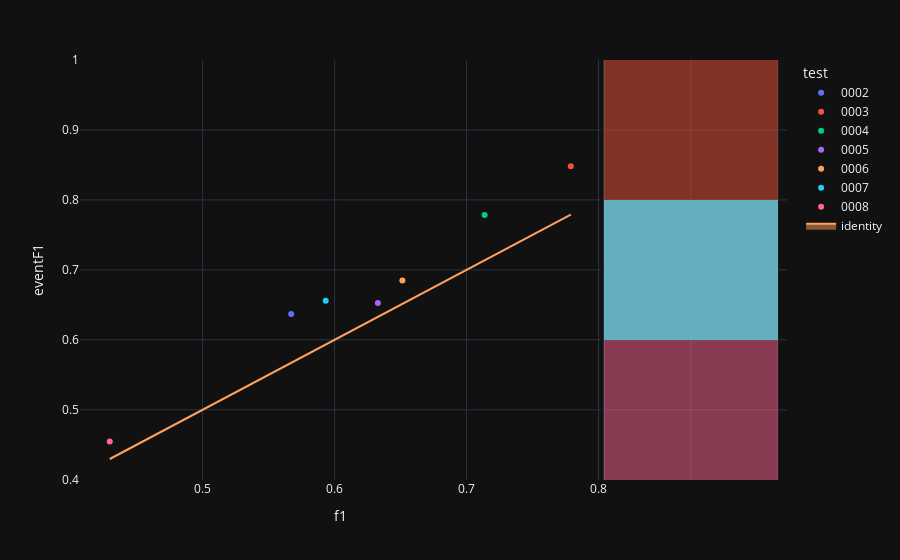

Write notebook code for a chart like this one.
### Code cell
fig=px.scatter(experimentModels,x='f1',y='eventF1',color='test',hover_name='modelId', marginal_y="histogram")
fig.add_trace(
    go.Scatter(x=experimentModels['f1'], y=experimentModels['f1'], name="identity", mode='lines',fill="toself")
)
fig.show()

### Figure 1 — Plotly figure (JSON) as saved in the notebook; plotly's stock layout.template omitted (floating-point values rounded to 4 significant figures)
{"data": [{"hovertemplate": "<b>%{hovertext}</b><br><br>test=0002<br>f1=%{x}<br>eventF1=%{y}<extra></extra>", "hovertext": ["a4659423-83e4-4da3-91b5-177fa8bc17fe"], "legendgroup": "0002", "marker": {"color": "#636efa", "symbol": "circle"}, "mode": "markers", "name": "0002", "orientation": "v", "showlegend": true, "x": [0.5671], "xaxis": "x", "y": [0.6371], "yaxis": "y", "type": "scatter"}, {"alignmentgroup": "True", "bingroup": "y", "hovertemplate": "test=0002<br>eventF1=%{y}<br>count=%{x}<extra></extra>", "legendgroup": "0002", "marker": {"color": "#636efa"}, "name": "0002", "offsetgroup": "0002", "opacity": 0.5, "showlegend": false, "xaxis": "x2", "y": [0.6371], "yaxis": "y2", "type": "histogram"}, {"hovertemplate": "<b>%{hovertext}</b><br><br>test=0003<br>f1=%{x}<br>eventF1=%{y}<extra></extra>", "hovertext": ["ad3be387-5be4-4e8e-b57d-072003b617d3"], "legendgroup": "0003", "marker": {"color": "#EF553B", "symbol": "circle"}, "mode": "markers", "name": "0003", "orientation": "v", "showlegend": true, "x": [0.779], "xaxis": "x", "y": [0.8481], "yaxis": "y", "type": "scatter"}, {"alignmentgroup": "True", "bingroup": "y", "hovertemplate": "test=0003<br>eventF1=%{y}<br>count=%{x}<extra></extra>", "legendgroup": "0003", "marker": {"color": "#EF553B"}, "name": "0003", "offsetgroup": "0003", "opacity": 0.5, "showlegend": false, "xaxis": "x2", "y": [0.8481], "yaxis": "y2", "type": "histogram"}, {"hovertemplate": "<b>%{hovertext}</b><br><br>test=0004<br>f1=%{x}<br>eventF1=%{y}<extra></extra>", "hovertext": ["8bcbbc8b-b83e-4b97-8f7c-0dd0760680e7"], "legendgroup": "0004", "marker": {"color": "#00cc96", "symbol": "circle"}, "mode": "markers", "name": "0004", "orientation": "v", "showlegend": true, "x": [0.7137], "xaxis": "x", "y": [0.7786], "yaxis": "y", "type": "scatter"}, {"alignmentgroup": "True", "bingroup": "y", "hovertemplate": "test=0004<br>eventF1=%{y}<br>count=%{x}<extra></extra>", "legendgroup": "0004", "marker": {"color": "#00cc96"}, "name": "0004", "offsetgroup": "0004", "opacity": 0.5, "showlegend": false, "xaxis": "x2", "y": [0.7786], "yaxis": "y2", "type": "histogram"}, {"hovertemplate": "<b>%{hovertext}</b><br><br>test=0005<br>f1=%{x}<br>eventF1=%{y}<extra></extra>", "hovertext": ["f88ed731-de3a-4c9a-90d5-04d1fcd93d45"], "legendgroup": "0005", "marker": {"color": "#ab63fa", "symbol": "circle"}, "mode": "markers", "name": "0005", "orientation": "v", "showlegend": true, "x": [0.6328], "xaxis": "x", "y": [0.6525], "yaxis": "y", "type": "scatter"}, {"alignmentgroup": "True", "bingroup": "y", "hovertemplate": "test=0005<br>eventF1=%{y}<br>count=%{x}<extra></extra>", "legendgroup": "0005", "marker": {"color": "#ab63fa"}, "name": "0005", "offsetgroup": "0005", "opacity": 0.5, "showlegend": false, "xaxis": "x2", "y": [0.6525], "yaxis": "y2", "type": "histogram"}, {"hovertemplate": "<b>%{hovertext}</b><br><br>test=0006<br>f1=%{x}<br>eventF1=%{y}<extra></extra>", "hovertext": ["16a691da-d735-4ad2-953c-db2678980107"], "legendgroup": "0006", "marker": {"color": "#FFA15A", "symbol": "circle"}, "mode": "markers", "name": "0006", "orientation": "v", "showlegend": true, "x": [0.6514], "xaxis": "x", "y": [0.6848], "yaxis": "y", "type": "scatter"}, {"alignmentgroup": "True", "bingroup": "y", "hovertemplate": "test=0006<br>eventF1=%{y}<br>count=%{x}<extra></extra>", "legendgroup": "0006", "marker": {"color": "#FFA15A"}, "name": "0006", "offsetgroup": "0006", "opacity": 0.5, "showlegend": false, "xaxis": "x2", "y": [0.6848], "yaxis": "y2", "type": "histogram"}, {"hovertemplate": "<b>%{hovertext}</b><br><br>test=0007<br>f1=%{x}<br>eventF1=%{y}<extra></extra>", "hovertext": ["d91f41ff-0308-46df-9bcd-67d46f377777"], "legendgroup": "0007", "marker": {"color": "#19d3f3", "symbol": "circle"}, "mode": "markers", "name": "0007", "orientation": "v", "showlegend": true, "x": [0.5933], "xaxis": "x", "y": [0.6558], "yaxis": "y", "type": "scatter"}, {"alignmentgroup": "True", "bingroup": "y", "hovertemplate": "test=0007<br>eventF1=%{y}<br>count=%{x}<extra></extra>", "legendgroup": "0007", "marker": {"color": "#19d3f3"}, "name": "0007", "offsetgroup": "0007", "opacity": 0.5, "showlegend": false, "xaxis": "x2", "y": [0.6558], "yaxis": "y2", "type": "histogram"}, {"hovertemplate": "<b>%{hovertext}</b><br><br>test=0008<br>f1=%{x}<br>eventF1=%{y}<extra></extra>", "hovertext": ["a1eacac2-9e31-437a-9350-110d2ef2f1a5"], "legendgroup": "0008", "marker": {"color": "#FF6692", "symbol": "circle"}, "mode": "markers", "name": "0008", "orientation": "v", "showlegend": true, "x": [0.4297], "xaxis": "x", "y": [0.4545], "yaxis": "y", "type": "scatter"}, {"alignmentgroup": "True", "bingroup": "y", "hovertemplate": "test=0008<br>eventF1=%{y}<br>count=%{x}<extra></extra>", "legendgroup": "0008", "marker": {"color": "#FF6692"}, "name": "0008", "offsetgroup": "0008", "opacity": 0.5, "showlegend": false, "xaxis": "x2", "y": [0.4545], "yaxis": "y2", "type": "histogram"}, {"fill": "toself", "mode": "lines", "name": "identity", "x": [0.5671, 0.779, 0.7137, 0.6328, 0.6514, 0.5933, 0.4297], "y": [0.5671, 0.779, 0.7137, 0.6328, 0.6514, 0.5933, 0.4297], "type": "scatter"}], "layout": {"xaxis": {"anchor": "y", "domain": [0.0, 0.7363], "title": {"text": "f1"}}, "yaxis": {"anchor": "x", "domain": [0.0, 1.0], "title": {"text": "eventF1"}}, "xaxis2": {"anchor": "y2", "domain": [0.7413, 1.0], "matches": "x2", "showticklabels": false, "showline": false, "ticks": "", "showgrid": true}, "yaxis2": {"anchor": "x2", "domain": [0.0, 1.0], "matches": "y", "showticklabels": false, "showgrid": true}, "legend": {"title": {"text": "test"}, "tracegroupgap": 0}, "margin": {"t": 60}, "barmode": "overlay"}}
